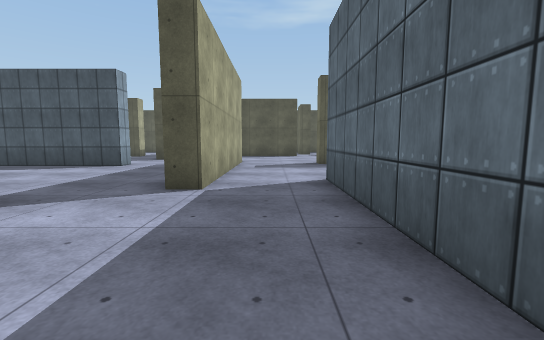
View 1 (above)

21 first-person views from a walk through a scene from a Unity 3-D project. The camera is 1.3 m above the floor, tilts 6° down and sees 90° across. The floor is counted in squares, 2 m on a side. Each view is taken from the middle of a square. On the plan, view 1 faces up. The plan holds only what a view shows up to about 9 squares ahead; the rest is blank. The place goes on beyond the plan. The player is left out. Surface patterns are stand-ins for the level's own textures.

View 2
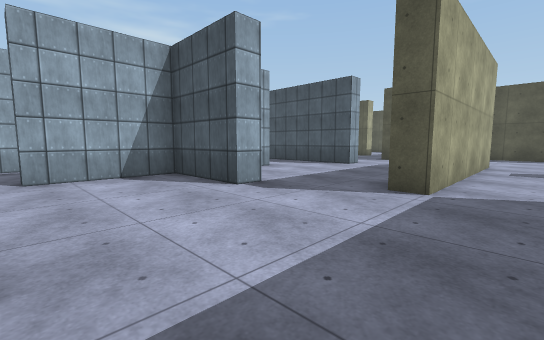

View 3
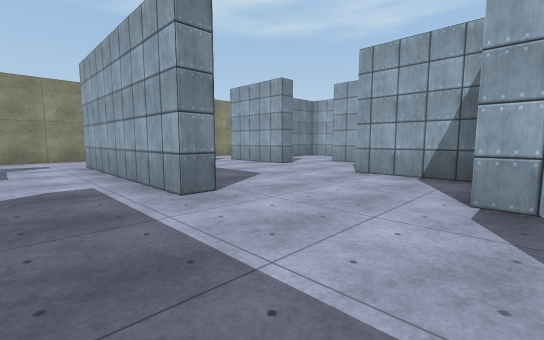

View 4
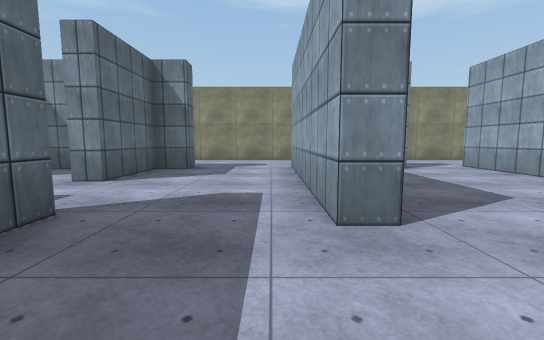

View 5
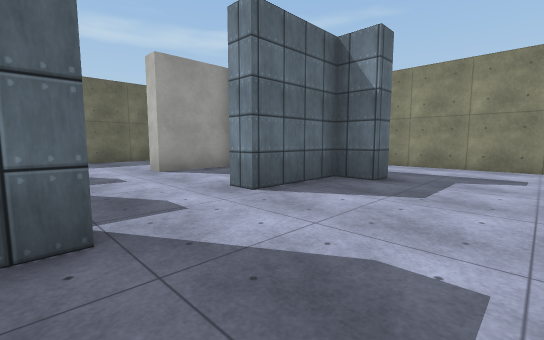

View 6
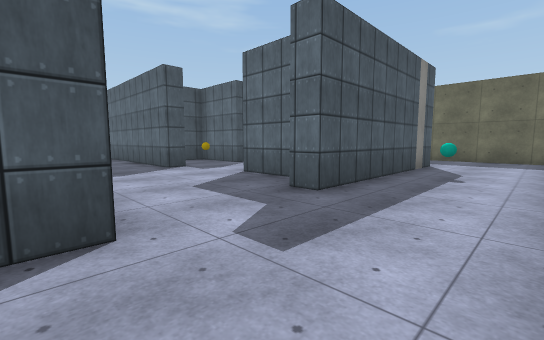

View 7
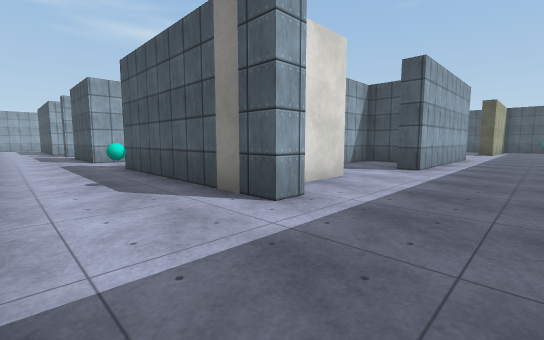

View 8
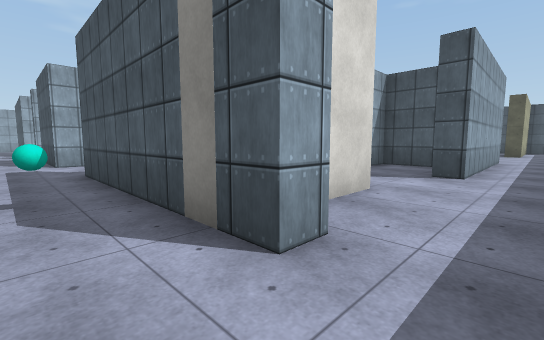

View 9
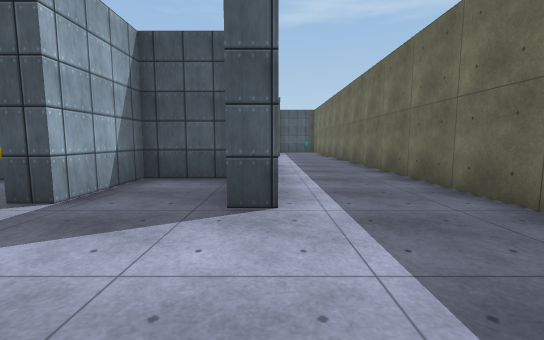

View 10
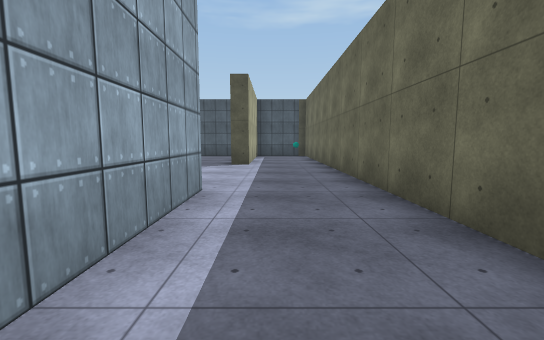

View 11
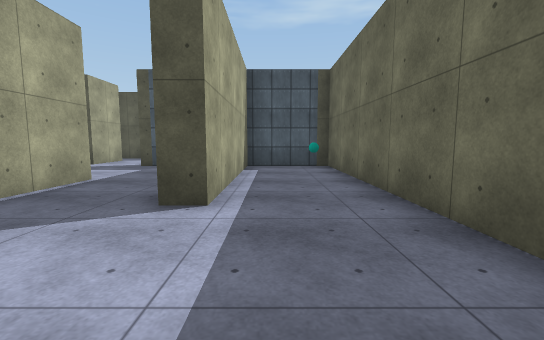

View 12
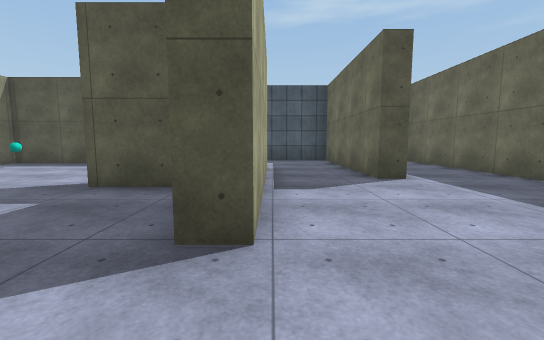

View 13
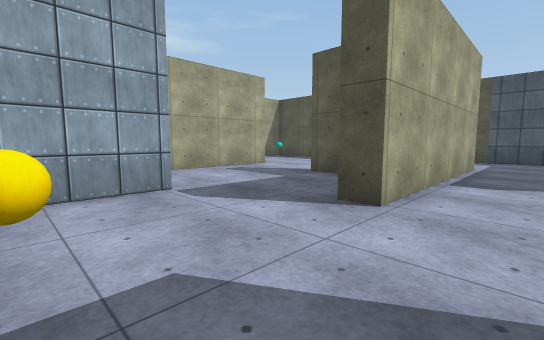

View 14
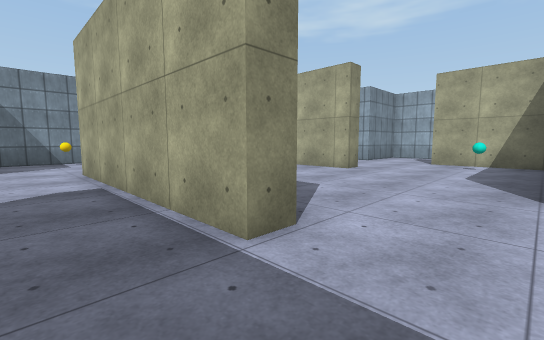

View 15
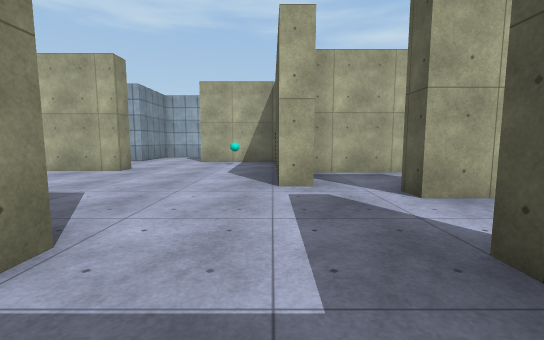

View 16
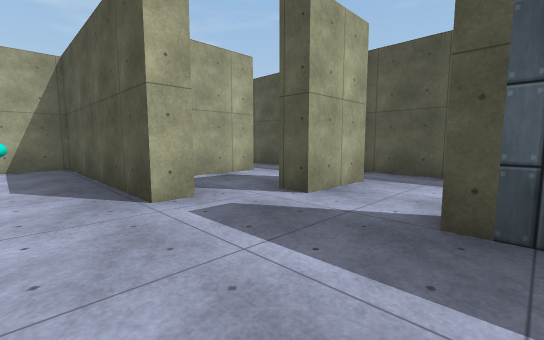

View 17
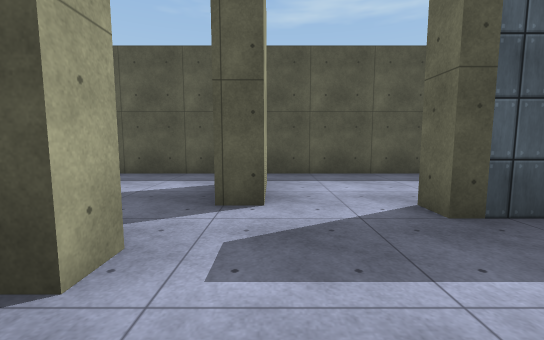

View 18
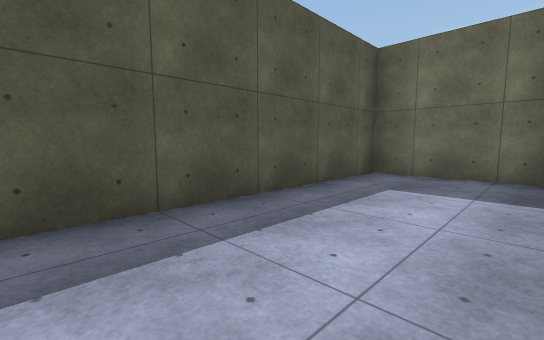

View 19
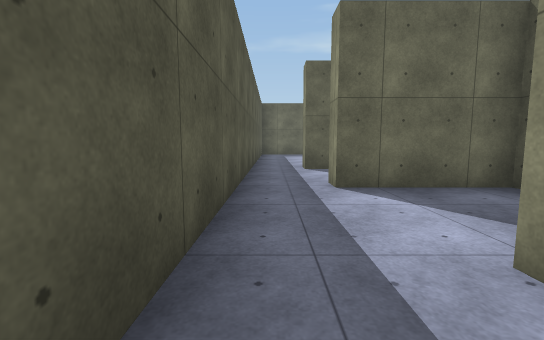

View 20
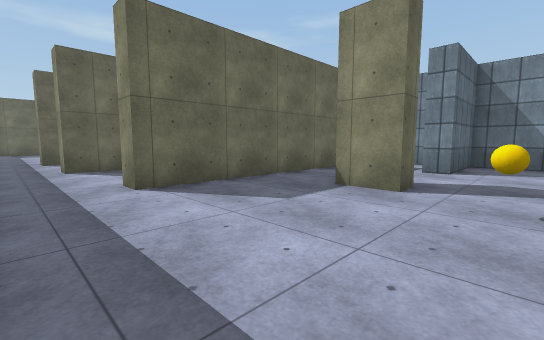

View 21
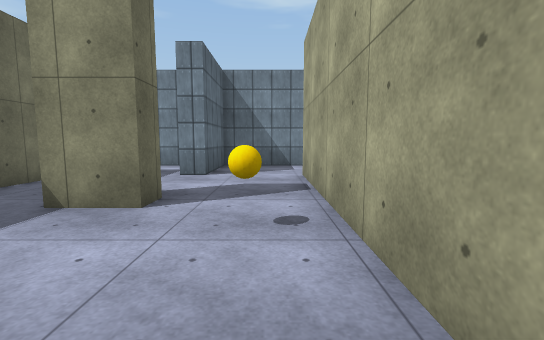

### Floor plan
Points are (right, up) in squares from view 1. A wall is a line through its corners. A room is listed if a view was taken in it or the views show most of it. See-through windows are left out.
Room 1 (views 1, 2, 3, 4, 5, 6, 7, 8, 9, 10)
walls: (1.5, -0.4) (0.9, -0.4) (0.9, 4.8); (3.6, -4.4) (4.2, -4.4); (-2.1, 0) (-1.5, 0) (-1.5, -4.9) (-4.2, -4.9); (4.8, -4.4) (4.8, -2.4) (5.3, -2.4) (5.3, -3.6); (3.9, 1.9) (3.9, -0.2) (3.2, -0.2) (3.2, 0.6); (6.1, -4.4) (6.1, -4.9) (0.9, -4.9) (0.9, -4.4) (1.7, -4.4) (1.7, -2.4) (2.2, -2.4); (5.2, 1.8) (3.6, 1.8); (-0.9, 3.7) (-1.5, 3.7); (-2, -7.5) (2, -7.5); (-3.3, 3.1) (-3.3, 2.5) (-5.3, 2.5) (-5.3, 0.2) (-5.9, 0.2); (-6.5, -2.5) (-6, -2.5) (-6, -5.1); (6.1, 4.6) (6.1, -0.4) (5.5, -0.4); (8.5, -7) (8.5, 4.4); (-7.9, 0.4) (-7.9, -2)
ways out: opening at (0, 4) to room 2; opening at (7.5, 4) to room 2; opening at (-2.5, 3) to room 4; opening at (-7, -3); opening at (-6, -6.5)
objects: cyan ball (4, -6)
Room 2 (views 11, 12, 13)
walls: (3.9, 8.4) (3.9, 5.7) (3.4, 5.7); (2.6, 7.9) (1.4, 7.9); (1.4, 4.8) (1.4, 3); (8.5, 4.4) (8.5, 13.3) (6.3, 13.3) (6.3, 8.7) (5.9, 8.7); (3.2, 2.3) (5.1, 2.3); (-0.9, 7.4) (-0.9, 3.7)
ways out: opening at (0, 4) to room 1; opening at (7.5, 4) to room 1; opening at (5, 9.5) to room 3; opening at (0.5, 8) to room 4
objects: ball (4, 3)
Room 3 (views 14, 15)
walls: (3.9, 10.7) (3.9, 8.4); (5.9, 8.7) (5.9, 13)
ways out: opening at (5, 9.5) to room 2; opening at (4, 11.5) to room 4
Room 4 (views 16, 17)
walls: (-1.5, 8.7) (-0.9, 8.7) (-0.9, 7.4); (1.4, 7.9) (1.4, 8.4); (-4, 7.7) (-4, 7.2) (-5.5, 7.2); (1.1, 12.6) (1.1, 12.1) (-3.7, 12.1) (-3.7, 9.8); (3.4, 10.7) (3.9, 10.7); (1.9, 13.7) (1.4, 13.7); (1.4, 14.6) (1.4, 15.1); (-0.7, 15.1) (-0.7, 12.9); (5, 13.3) (3.5, 13.3)
ways out: opening at (-2.5, 3) to room 1; opening at (0.5, 8) to room 2; opening at (4, 11.5) to room 3; opening at (3, 13) to room 5; opening at (-4, 8.5) to room 6; opening at (0.5, 14.5) to room 8; opening at (-6, 6)
objects: other object (-3, 11)
Room 5 (view 18)
walls: (3.5, 13.3) (3.5, 13.8); (1.9, 15.1) (1.9, 13.7); (8.5, 13.9) (8.5, 16.5) (2.6, 16.5)
ways out: opening at (3, 13) to room 4; opening at (2, 16) to room 8
Room 6 (views 19, 20, 21)
walls: (-6.7, 11.9) (-6.7, 12.4) (-5.8, 12.4); (-8.6, 14.5) (-8.6, 9.6); (-6.7, 9.7) (-6.1, 9.7); (-4.2, 9.8) (-4.2, 14.7) (-3.6, 14.7); (-3.6, 16.5) (-4.6, 16.5); (-5.8, 7.7) (-4, 7.7)
ways out: opening at (-4, 8.5) to room 4; opening at (-4, 15.5) to room 7; opening at (-8, 9)
objects: ball (-8, 13)
Room 7 (no view inside)
walls: (-0.4, 16.5) (-3.6, 16.5); (-1.2, 12.5) (-1.2, 15.1) (-0.7, 15.1)
ways out: opening at (-4, 15.5) to room 6; opening at (-1, 16) to room 8
Room 8 (no view inside)
walls: (1.4, 15.1) (1.9, 15.1); (2.6, 16.5) (-0.4, 16.5)
ways out: opening at (0.5, 14.5) to room 4; opening at (2, 16) to room 5; opening at (-1, 16) to room 7

Where each view was taken, in squares from view 1:
view 1: 0 up, 0 right, facing up
view 2: 0 up, 0 right, facing up-left
view 3: 3 up, 0 right, facing down-left
view 4: 2 up, 1 left, facing down
view 5: 0 up, 1 left, facing down-right
view 6: 7 down, 2 left, facing up-right
view 7: 7 down, 8 right, facing up-left
view 8: 6 down, 7 right, facing up-left
view 9: 3 down, 6 right, facing up
view 10: 1 up, 7 right, facing up
view 11: 6 up, 7 right, facing up
view 12: 4 up, 4 right, facing up
view 13: 3 up, 5 right, facing up-left
view 14: 12 up, 5 right, facing down-left
view 15: 12 up, 5 right, facing left
view 16: 11 up, 4 right, facing up-left
view 17: 11 up, 2 right, facing up
view 18: 14 up, 3 right, facing up-right
view 19: 16 up, 5 left, facing right
view 20: 16 up, 8 left, facing down-right
view 21: 15 up, 8 left, facing down
